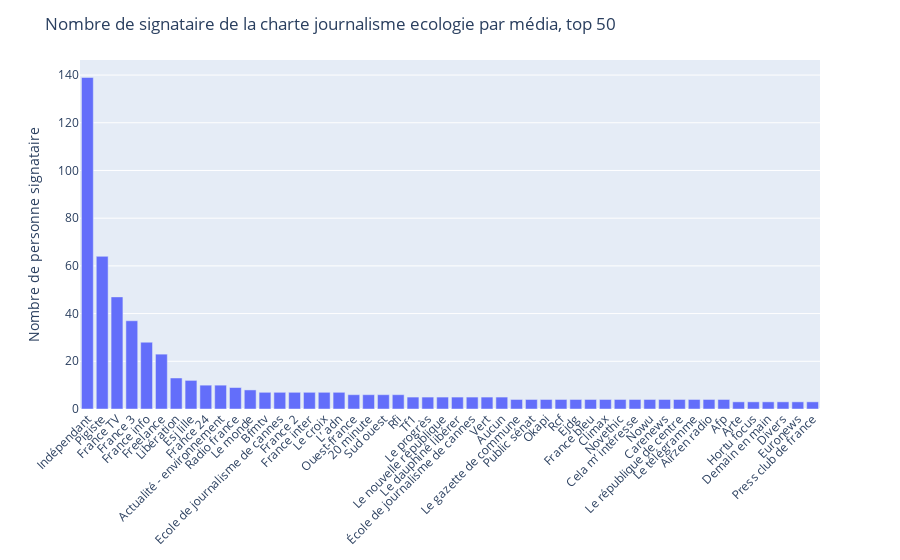

Notebook code for this chart:
### Code cell
import plotly.express as px


def bar_plot_nb_of_signataire_per_media(df, column):
    count_medias = (
        df.groupby(column).count().sort_values("Nom", ascending=False)
    )
    top_n = 50
    fig = px.bar(
        count_medias.reset_index().head(top_n),
        x=column,
        y="Nom",
    )

    fig.update_xaxes(tickangle=-45, title=None)
    fig.update_yaxes(title="Nombre de personne signataire")
    fig.update_layout(
        margin={"b": 100},
        title="Nombre de signataire de la charte journalisme ecologie par média, top %s"
        % top_n,
    )
    return fig

bar_plot_nb_of_signataire_per_media(df_signing, column="Lemmatized Média ou organisation")

### Figure 1 — Plotly figure (JSON) as saved in the notebook; plotly's stock layout.template omitted (floating-point values rounded to 4 significant figures)
{"data": [{"alignmentgroup": "True", "hovertemplate": "Lemmatized Média ou organisation=%{x}<br>Nom=%{y}<extra></extra>", "legendgroup": "", "marker": {"color": "#636efa", "pattern": {"shape": ""}}, "name": "", "offsetgroup": "", "orientation": "v", "showlegend": false, "textposition": "auto", "type": "bar", "x": ["Indépendant", "Pigiste", "France TV", "France 3", "France info", "Freelance", "Libération", "Esj lille", "France 24", "Actualité - environnement", "Radio france", "Le monde", "Bfmtv", "Ecole de journalisme de cannes", "France 2", "France inter", "Le croix", "L’ adn", "Ouest-france", "20 minute", "Sud ouest", "Rfi", "Tf1", "Le progrès", "Le nouvelle république", "Le dauphiné libérer", "École de journalisme de cannes", "Vert", "Aucun", "Le gazette de commune", "Public sénat", "Okapi", "Rcf", "Ejdg", "France bleu", "Climax", "Novethic", "Cela m’ intéresse", "Nowu", "Carenews", "Le république de centre", "Le télégramme", "Airzen radio", "Afp", "Arte", "Hortu focus", "Demain en main", "Divers", "Euronews", "Press club de france"], "xaxis": "x", "y": [139, 64, 47, 37, 28, 23, 13, 12, 10, 10, 9, 8, 7, 7, 7, 7, 7, 7, 6, 6, 6, 6, 5, 5, 5, 5, 5, 5, 5, 4, 4, 4, 4, 4, 4, 4, 4, 4, 4, 4, 4, 4, 4, 4, 3, 3, 3, 3, 3, 3], "yaxis": "y"}], "layout": {"barmode": "relative", "legend": {"tracegroupgap": 0}, "margin": {"b": 100, "t": 60}, "title": {"text": "Nombre de signataire de la charte journalisme ecologie par média, top 50"}, "xaxis": {"anchor": "y", "domain": [0, 1], "tickangle": -45, "title": {}}, "yaxis": {"anchor": "x", "domain": [0, 1], "title": {"text": "Nombre de personne signataire"}}}}
